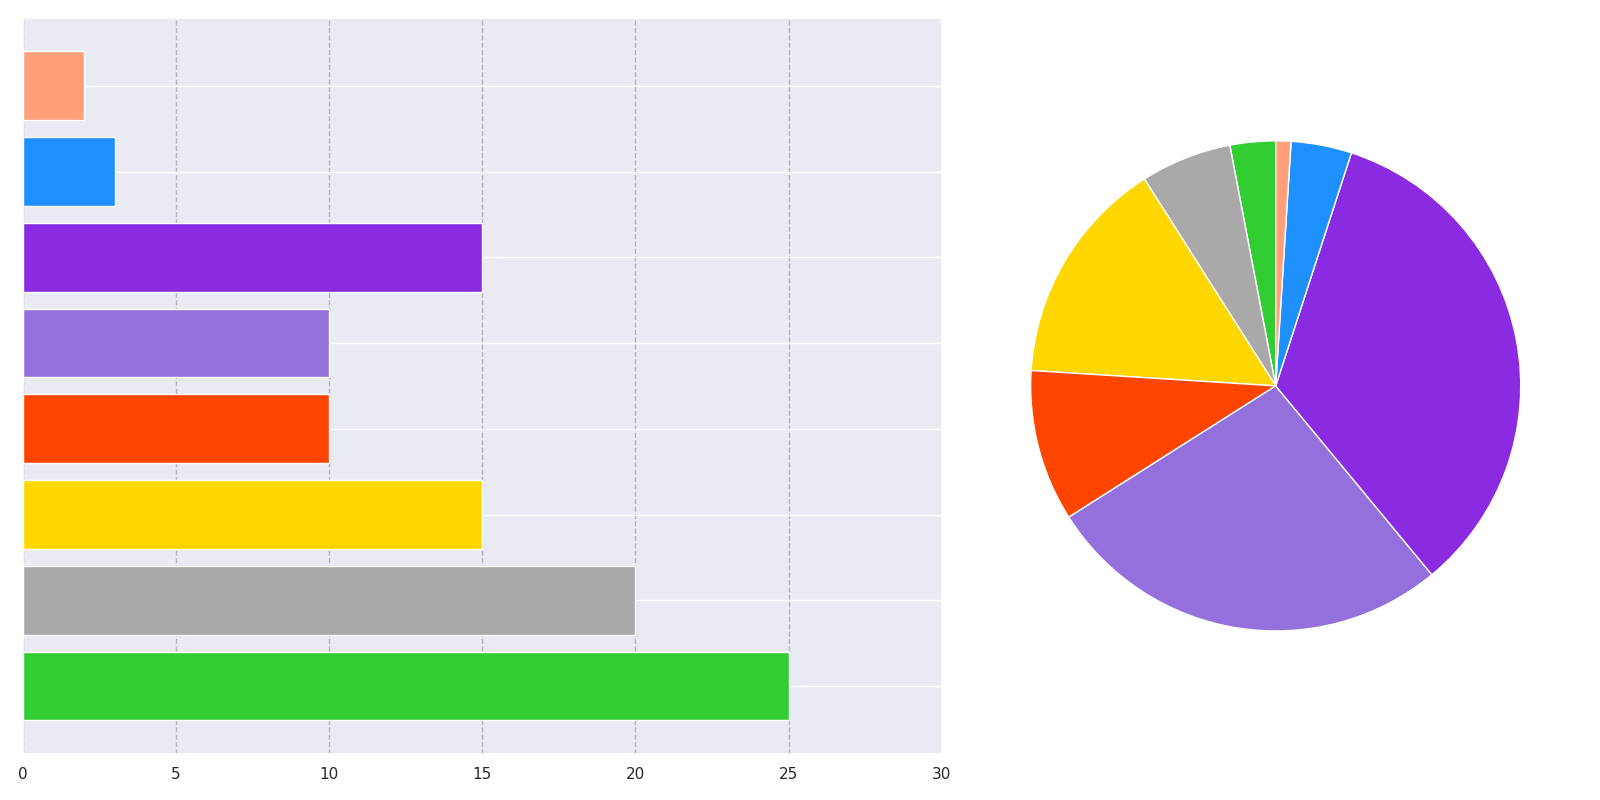

The Python source for this figure:
import matplotlib.pyplot as plt
import numpy as np

energy_sources = ['Solar', 'Wind', 'Hydropower', 'Nuclear', 'Coal', 'Natural Gas', 'Other Renewables', 'Fusion']
percentages_2050 = [25, 20, 15, 10, 10, 15, 3, 2]
percentages_2020 = [3, 6, 15, 10, 27, 34, 4, 1]

# Manually shuffled list of colors
colors = ['#32CD32', '#A9A9A9', '#FFD700', '#FF4500', '#9370DB', '#8A2BE2', '#1E90FF', '#FFA07A']

fig, axs = plt.subplots(1, 2, figsize=(16, 8), gridspec_kw={'width_ratios': [1.5, 1]})

bars = axs[0].barh(energy_sources, percentages_2050, color=colors)
axs[0].xaxis.grid(True, linestyle='--', which='major', color='grey', alpha=0.5)
axs[0].set_xlim(0, 30)
axs[0].set_yticklabels([])

axs[1].pie(percentages_2020, labels=None, startangle=90, colors=colors)

plt.tight_layout()
plt.show()
